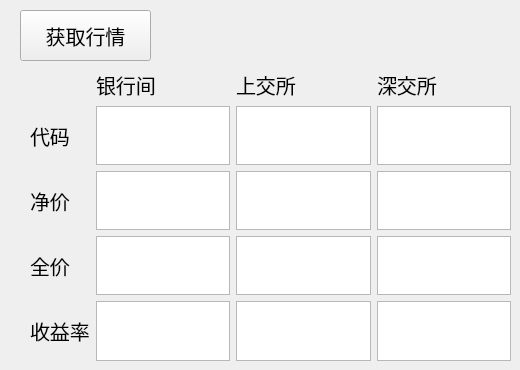
     <widget class="QWidget" name="Quote" native="true">
      <widget class="QPushButton" name="pushButton_quote">
       <property name="geometry">
        <rect>
         <x>20</x>
         <y>10</y>
         <width>131</width>
         <height>51</height>
        </rect>
       </property>
       <property name="sizePolicy">
        <sizepolicy hsizetype="Expanding" vsizetype="Expanding">
         <horstretch>0</horstretch>
         <verstretch>0</verstretch>
        </sizepolicy>
       </property>
       <property name="font">
        <font>
         <pointsize>15</pointsize>
        </font>
       </property>
       <property name="text">
        <string>获取行情</string>
       </property>
      </widget>
      <widget class="QWidget" name="widget" native="true">
       <property name="geometry">
        <rect>
         <x>30</x>
         <y>70</y>
         <width>481</width>
         <height>291</height>
        </rect>
       </property>
       <property name="sizePolicy">
        <sizepolicy hsizetype="Preferred" vsizetype="Preferred">
         <horstretch>0</horstretch>
         <verstretch>0</verstretch>
        </sizepolicy>
       </property>
       <property name="font">
        <font>
         <pointsize>15</pointsize>
        </font>
       </property>
       <layout class="QGridLayout" name="gridLayout_3">
        <item row="3" column="3">
         <widget class="QTextBrowser" name="full_price_sz">
          <property name="sizePolicy">
           <sizepolicy hsizetype="Expanding" vsizetype="Expanding">
            <horstretch>0</horstretch>
            <verstretch>0</verstretch>
           </sizepolicy>
          </property>
          <property name="font">
           <font>
            <pointsize>15</pointsize>
           </font>
          </property>
         </widget>
        </item>
        <item row="1" column="2">
         <widget class="QTextBrowser" name="code_sh">
          <property name="sizePolicy">
           <sizepolicy hsizetype="Expanding" vsizetype="Expanding">
            <horstretch>0</horstretch>
            <verstretch>0</verstretch>
           </sizepolicy>
          </property>
          <property name="font">
           <font>
            <pointsize>15</pointsize>
           </font>
          </property>
         </widget>
        </item>
        <item row="4" column="1">
         <widget class="QTextBrowser" name="yield_ib">
          <property name="sizePolicy">
           <sizepolicy hsizetype="Expanding" vsizetype="Expanding">
            <horstretch>0</horstretch>
            <verstretch>0</verstretch>
           </sizepolicy>
          </property>
          <property name="font">
           <font>
            <pointsize>15</pointsize>
           </font>
          </property>
         </widget>
        </item>
        <item row="2" column="0">
         <widget class="QLabel" name="label_14">
          <property name="sizePolicy">
           <sizepolicy hsizetype="Expanding" vsizetype="Expanding">
            <horstretch>0</horstretch>
            <verstretch>0</verstretch>
           </sizepolicy>
          </property>
          <property name="font">
           <font>
            <pointsize>15</pointsize>
           </font>
          </property>
          <property name="text">
           <string>净价</string>
          </property>
         </widget>
        </item>
        <item row="4" column="2">
         <widget class="QTextBrowser" name="yield_sh">
          <property name="sizePolicy">
           <sizepolicy hsizetype="Expanding" vsizetype="Expanding">
            <horstretch>0</horstretch>
            <verstretch>0</verstretch>
           </sizepolicy>
          </property>
          <property name="font">
           <font>
            <pointsize>15</pointsize>
           </font>
          </property>
         </widget>
        </item>
        <item row="0" column="3">
         <widget class="QLabel" name="label_3">
          <property name="sizePolicy">
           <sizepolicy hsizetype="Preferred" vsizetype="Expanding">
            <horstretch>0</horstretch>
            <verstretch>0</verstretch>
           </sizepolicy>
          </property>
          <property name="font">
           <font>
            <pointsize>15</pointsize>
           </font>
          </property>
          <property name="text">
           <string>深交所</string>
          </property>
         </widget>
        </item>
        <item row="2" column="2">
         <widget class="QTextBrowser" name="clean_price_sh">
          <property name="sizePolicy">
           <sizepolicy hsizetype="Expanding" vsizetype="Expanding">
            <horstretch>0</horstretch>
            <verstretch>0</verstretch>
           </sizepolicy>
          </property>
          <property name="font">
           <font>
            <pointsize>15</pointsize>
           </font>
          </property>
         </widget>
        </item>
        <item row="0" column="1">
         <widget class="QLabel" name="label">
          <property name="sizePolicy">
           <sizepolicy hsizetype="Preferred" vsizetype="Expanding">
            <horstretch>0</horstretch>
            <verstretch>0</verstretch>
           </sizepolicy>
          </property>
          <property name="font">
           <font>
            <pointsize>15</pointsize>
           </font>
          </property>
          <property name="text">
           <string>银行间</string>
          </property>
         </widget>
        </item>
        <item row="3" column="0">
         <widget class="QLabel" name="label_15">
          <property name="sizePolicy">
           <sizepolicy hsizetype="Expanding" vsizetype="Expanding">
            <horstretch>0</horstretch>
            <verstretch>0</verstretch>
           </sizepolicy>
          </property>
          <property name="font">
           <font>
            <pointsize>15</pointsize>
           </font>
          </property>
          <property name="text">
           <string>全价</string>
          </property>
         </widget>
        </item>
        <item row="1" column="0">
         <widget class="QLabel" name="label_5">
          <property name="sizePolicy">
           <sizepolicy hsizetype="Expanding" vsizetype="Expanding">
            <horstretch>0</horstretch>
            <verstretch>0</verstretch>
           </sizepolicy>
          </property>
          <property name="font">
           <font>
            <pointsize>15</pointsize>
           </font>
          </property>
          <property name="text">
           <string>代码</string>
          </property>
         </widget>
        </item>
        <item row="3" column="2">
         <widget class="QTextBrowser" name="full_price_sh">
          <property name="sizePolicy">
           <sizepolicy hsizetype="Expanding" vsizetype="Expanding">
            <horstretch>0</horstretch>
            <verstretch>0</verstretch>
           </sizepolicy>
          </property>
          <property name="font">
           <font>
            <pointsize>15</pointsize>
           </font>
          </property>
         </widget>
        </item>
        <item row="0" column="2">
         <widget class="QLabel" name="label_2">
          <property name="sizePolicy">
           <sizepolicy hsizetype="Preferred" vsizetype="Expanding">
            <horstretch>0</horstretch>
            <verstretch>0</verstretch>
           </sizepolicy>
          </property>
          <property name="font">
           <font>
            <pointsize>15</pointsize>
           </font>
          </property>
          <property name="text">
           <string>上交所</string>
          </property>
         </widget>
        </item>
        <item row="4" column="3">
         <widget class="QTextBrowser" name="yield_sz">
          <property name="sizePolicy">
           <sizepolicy hsizetype="Expanding" vsizetype="Expanding">
            <horstretch>0</horstretch>
            <verstretch>0</verstretch>
           </sizepolicy>
          </property>
          <property name="font">
           <font>
            <pointsize>15</pointsize>
           </font>
          </property>
         </widget>
        </item>
        <item row="4" column="0">
         <widget class="QLabel" name="label_16">
          <property name="sizePolicy">
           <sizepolicy hsizetype="Expanding" vsizetype="Expanding">
            <horstretch>0</horstretch>
            <verstretch>0</verstretch>
           </sizepolicy>
          </property>
          <property name="font">
           <font>
            <pointsize>15</pointsize>
           </font>
          </property>
          <property name="text">
           <string>收益率</string>
          </property>
         </widget>
        </item>
        <item row="3" column="1">
         <widget class="QTextBrowser" name="full_price_ib">
          <property name="sizePolicy">
           <sizepolicy hsizetype="Expanding" vsizetype="Expanding">
            <horstretch>0</horstretch>
            <verstretch>0</verstretch>
           </sizepolicy>
          </property>
          <property name="font">
           <font>
            <pointsize>15</pointsize>
           </font>
          </property>
         </widget>
        </item>
        <item row="1" column="1">
         <widget class="QTextBrowser" name="code_ib">
          <property name="sizePolicy">
           <sizepolicy hsizetype="Expanding" vsizetype="Expanding">
            <horstretch>0</horstretch>
            <verstretch>0</verstretch>
           </sizepolicy>
          </property>
          <property name="font">
           <font>
            <pointsize>15</pointsize>
           </font>
          </property>
         </widget>
        </item>
        <item row="2" column="1">
         <widget class="QTextBrowser" name="clean_price_ib">
          <property name="sizePolicy">
           <sizepolicy hsizetype="Expanding" vsizetype="Expanding">
            <horstretch>0</horstretch>
            <verstretch>0</verstretch>
           </sizepolicy>
          </property>
          <property name="font">
           <font>
            <pointsize>15</pointsize>
           </font>
          </property>
         </widget>
        </item>
        <item row="1" column="3">
         <widget class="QTextBrowser" name="code_sz">
          <property name="sizePolicy">
           <sizepolicy hsizetype="Expanding" vsizetype="Expanding">
            <horstretch>0</horstretch>
            <verstretch>0</verstretch>
           </sizepolicy>
          </property>
          <property name="font">
           <font>
            <pointsize>15</pointsize>
           </font>
          </property>
         </widget>
        </item>
        <item row="2" column="3">
         <widget class="QTextBrowser" name="clean_price_sz">
          <property name="sizePolicy">
           <sizepolicy hsizetype="Expanding" vsizetype="Expanding">
            <horstretch>0</horstretch>
            <verstretch>0</verstretch>
           </sizepolicy>
          </property>
          <property name="font">
           <font>
            <pointsize>15</pointsize>
           </font>
          </property>
         </widget>
        </item>
       </layout>
      </widget>
     </widget>
